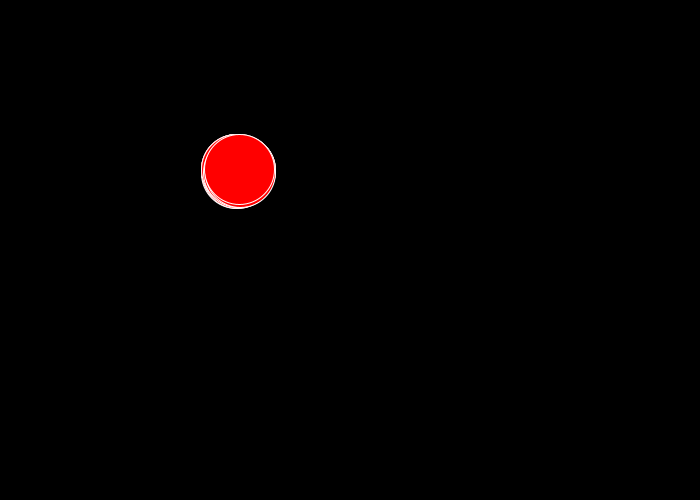
Frame 1 (no input)
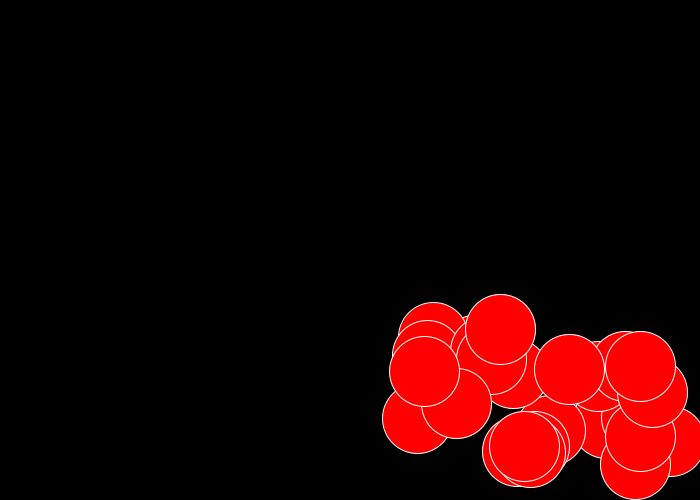
Frame 60 (the mouse pressed at the canvas centre just before this capture)
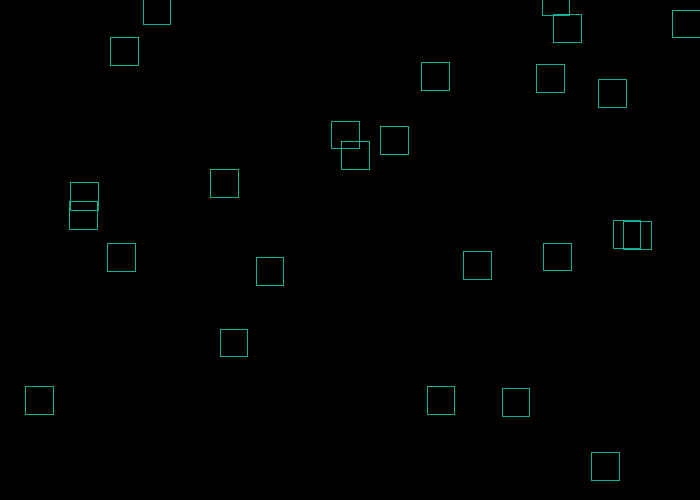
Frame 120 (the mouse held since frame 60 and released just before this capture)

The Processing sketch that drew these frames (run headless with seeded random() and noise(); from frame 60 on, the mouse is pressed at the canvas centre):

// Processing sketch: processing_183924
// ── processing_183924.pde

float colR = 255;
float colG = 0;
float colB = 0;
float linia1 = 255;
float linia2 = 255;
float linia3 = 255;
float dia = 70;
int quantitat = 25;
float [] posX = new float [quantitat];
float [] posY = new float [quantitat];
float [] velX = new float [quantitat];
float [] velY = new float [quantitat];

float forma = 1;

  void setup() {
  size(700, 500);
  for (int i =0; i<quantitat; i++) {
    posX[i] = width/3;
    posY[i] = height/3;
    velX[i] = random (3,8);
    velY[i] = random (3,8);
  }
  }
  
  void draw() {
    background(0);
  for (int i=0; i<quantitat; i++) {
    
    posX[i] = posX[i] + velX[i];
    posY[i] = posY[i] + velY[i];
  
    fill(colR, colG, colB);
    stroke(linia1, linia2, linia3);
    
    if (forma == 1) {
      ellipse(posX[i], posY[i], dia, dia);
    } else if (forma == 2) {
      line(posX[i]-dia, posY[i]-dia,posX[i]+dia,posY[i]-dia);
      line(posX[i]-dia, posY[i]+dia,posX[i]+dia,posY[i]+dia);
      line(posX[i]-dia, posY[i]-dia,posX[i]-dia,posY[i]+dia);
      line(posX[i]+dia, posY[i]-dia,posX[i]+dia,posY[i]+dia);
    }
    
  
    if (posX[i]>= width-dia/2) {
      velX[i] = -velX[i];
    }
    if (posY[i]>= height-dia/2) {
      velY[i]= -velY[i];
    }
    if (posX[i]<dia/2) {
      velX[i] = -velX[i];
    }
    if (posY[i]<dia/2) {
      velY[i] = -velY[i];
    }
  }
  }
  
  void mousePressed() {
    colR = random(255);
    colG = random(255);
    colB = random(255);
    linia1 = random(255);
    linia2 = random(255);
    linia3 = random(255);
    dia = random(5,20);
    
    for (int i=0; i<quantitat; i++) {
    velX[i] = random(-10, 10);
    velY[i] = random(-15, 15);
    }
    
    if (forma == 1) {
      forma = 2;
    } else if (forma == 2) {
      forma = 1;
    }
    mouseReleased();
  }
